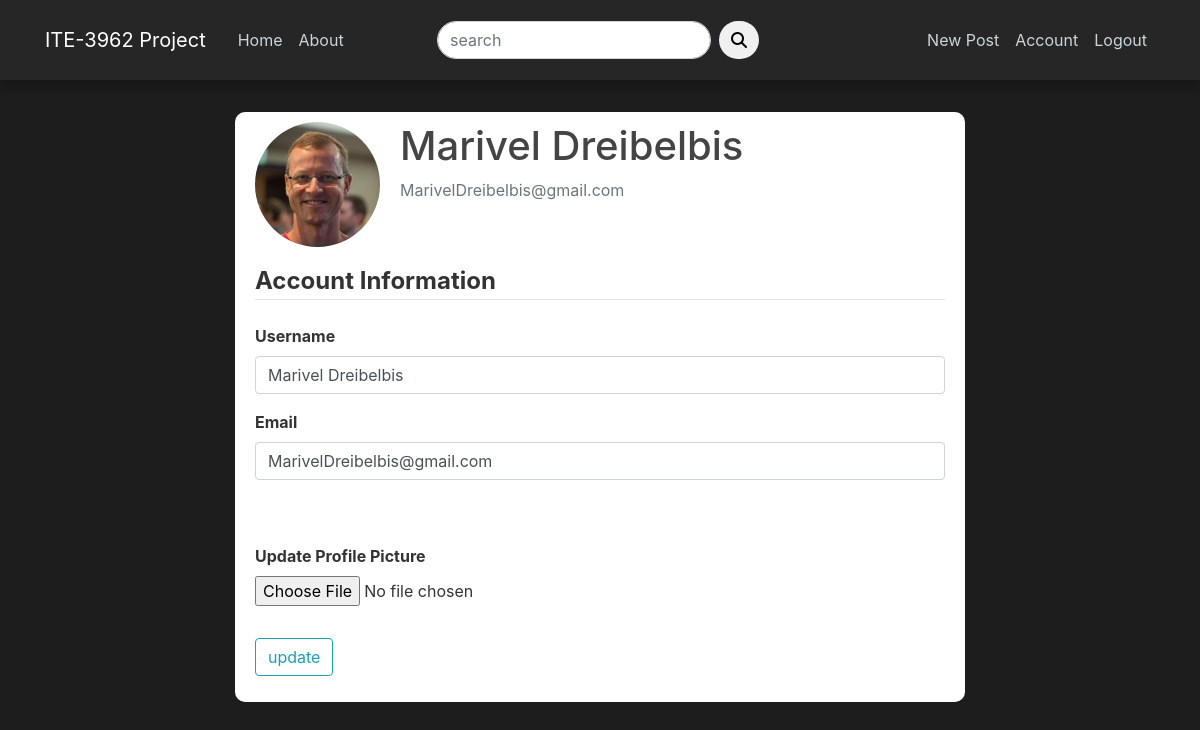
Before: /account (signed in) with the older database file.
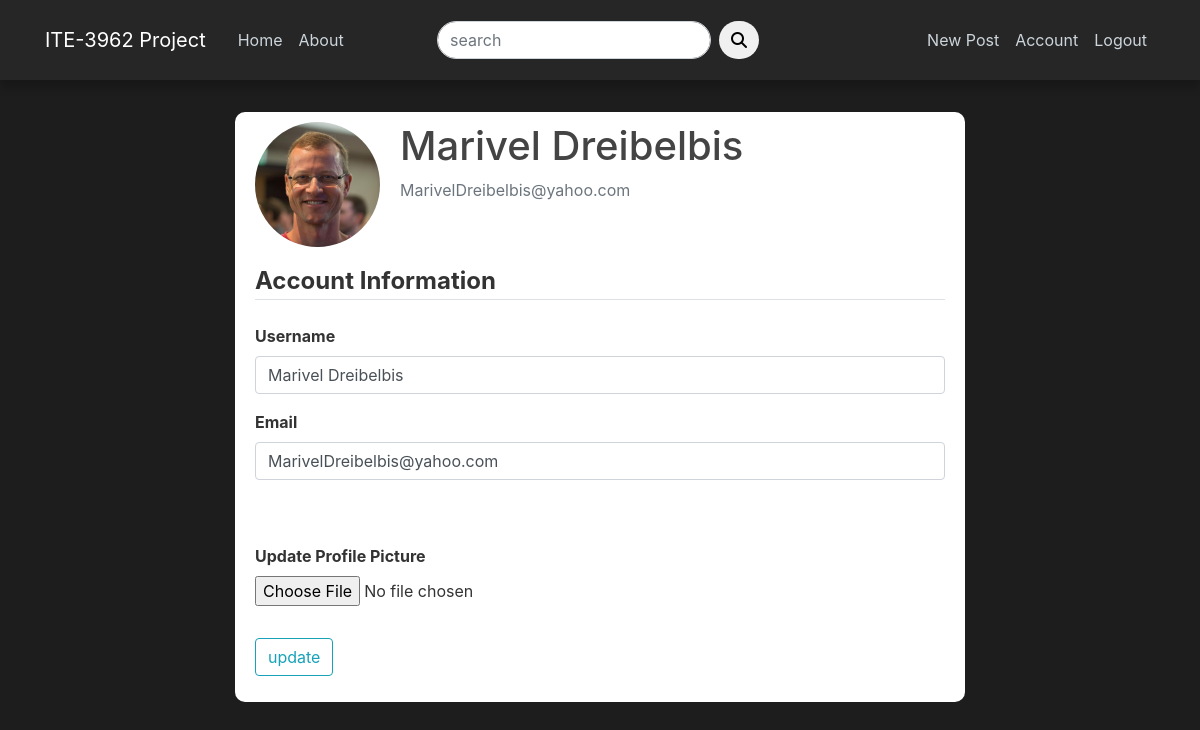
After: the same page with the newer database file.
### blog/models.py (models this page shows, shortened)
class User(db.Model, UserMixin):
    id = db.Column(db.Integer, primary_key=True)
    username = db.Column(db.String(20), unique=True, nullable=False)
    email = db.Column(db.String(120), unique=True, nullable=False)
    image_file = db.Column(db.String(20), nullable=False, default='default.jpg')
    password = db.Column(db.String(60), nullable=False)
    posts = db.relationship('Post', backref='author', lazy=True) #posts attribute sets the relationship with the Post table(1 to many)
    comments = db.relationship('Comment', backref='author', lazy=True)

### blog/users/routes.py (the view)
@users.route("/account", methods=['GET', 'POST'])
@login_required #to access the account, a user has to be logged in
def account():
    form = UpdateAccountForm()
    if form.validate_on_submit():
        if form.picture.data:
            picture_file = save_picture(form.picture.data)
            current_user.image_file = picture_file #change the picture name to the one defined in the save_picture function
        current_user.username = form.username.data
        current_user.email = form.email.data
        db.session.commit()
        flash('Your account information have been updated', 'success')
        return redirect(url_for('users.account'))
    elif request.method == 'GET': #current user info should be displayed on the account page
        form.username.data = current_user.username
        form.email.data = current_user.email
    image_file = url_for('static', filename = 'profile_pics/' + current_user.image_file)
    return render_template('account.html', title='Account', image_file = image_file, form = form)

### blog/users/forms.py (shortened to what this page needs)
class UpdateAccountForm(FlaskForm):
    username = StringField('Username', validators=[DataRequired(), Length(min=2, max=20)])
    email = StringField('Email', validators=[DataRequired(), Email()])
    picture = FileField('Update Profile Picture', validators=[FileAllowed(['jpg', 'png', 'jpeg'])])
    submit = SubmitField('update')

class SearchForm(FlaskForm):
    searched = StringField('search', validators=[DataRequired()])
    submit = SubmitField('Submit')

### blog/models.py (called while the page is built)
@login_manager.user_loader
def load_user(user_id):
    return User.query.get(int(user_id))

### blog/users/routes.py (called while the page is built)
@app.context_processor
def home():
    form = SearchForm()
    return dict(form=form)

### blog/templates/account.html (shortened to what this page needs)
{% extends "layout.html" %}
{% block content %}
    <div class="content-section">
        <div class="media">
        <img class="rounded-circle account-img" src="{{ image_file }}">
        <div class="media-body">
            <h2 class="account-heading">{{ current_user.username }}</h2>
            <p class="text-secondary">{{ current_user.email }}</p>
        </div>
        </div>
            <form action="" method="POST" enctype="multipart/form-data">
                <fieldset class="form-group">
                     <legend class="border-bottom mb-4 font-weight-bold">Account Information</legend>
                     <div class="form-group">
                        {{ form.username.label(class="form-control-label font-weight-bold") }}
                        {% if form.username.errors %}
                            {{ form.username(class="form-control form-control-lg is-invalid") }}
                            <div class="invalid-feedback">
                                {% for error in form.username.errors %}
                                    <span>{{ error }}</span>
                                {% endfor %}
                            </div>
                        {% else %}
                            {{ form.username(class="form-control form-control-md") }}
                        {% endif %}
                     </div>
                     <div class="form-group">
                        {{ form.email.label(class="form-control-label font-weight-bold") }}
                        {% if form.email.errors %}
                            {{ form.email(class="form-control form-control-lg is-invalid") }}
                            <div class="invalid-feedback">
                                {% for error in form.email.errors %}
                                    <span>{{ error }}</span>
                                {% endfor %}
                            </div>
                        {% else %}
                            {{ form.email(class="form-control form-control-md") }}
                        {% endif %}
                     </div>
                     <br>
                     <br>
                     <div class="form-group">
                        {{ form.picture.label(class="font-weight-bold") }}
                        {{ form.picture(class = "form-control-file") }}
                     </div>
                </fieldset>
                <div class="form-group">
                    {{ form.submit(class="btn btn-outline-info")}}
                </div>
            </form>
    </div>
{% endblock content %}

### blog/templates/layout.html (shortened to what this page needs)
<!DOCTYPE html>
<html lang="en">
<head>
     <link rel="stylesheet" href="https://cdn.jsdelivr.net/npm/bootstrap@4.3.1/dist/css/bootstrap.min.css">
     <link rel="stylesheet" type="text/css" href="{{ url_for('static', filename='main.css') }}">
     <link rel="stylesheet" href="https://cdnjs.cloudflare.com/ajax/libs/font-awesome/6.2.0/css/all.min.css" />
</head>
<body>
    <header class="site-header">
        <nav class="navbar navbar-expand-md navbar-dark bg-steel fixed-top">
          <div class="container">
            <a class="navbar-brand mr-4" href="/home">ITE-3962 Project</a>
            <div class="collapse navbar-collapse" id="navbarToggle">
              <div class="navbar-nav mr-auto">
                <a class="nav-item nav-link" href="{{url_for('main.home')}}">Home</a>
                <a class="nav-item nav-link" href="{{url_for('main.about')}}">About</a>
              </div>
              <form action="{{ url_for('users.search') }}" method="POST">
                <div class="input-group">
                  <div class="form-outline">
                    <input type="search" name="searched" id="form1" class="form-control" placeholder="search" />
                  </div>
                  <button type="submit" class="btn btn-primary btn-search">
                    <i class="fas fa-search"></i>
                  </button>
                </div>
              </form>
              <div class="navbar-nav">
                {% if current_user.is_authenticated %}
                  <a class="nav-item nav-link" href="{{url_for('posts.new_post')}}">New Post</a>
                  <a class="nav-item nav-link" href="{{url_for('users.account')}}">Account</a>
                  <a class="nav-item nav-link" href="{{url_for('users.logout')}}">Logout</a>
                {% else %}
                  <a class="nav-item nav-link" href="{{url_for('users.login')}}">Login</a>
                  <a class="nav-item nav-link" href="{{url_for('users.register')}}">Register</a>
                {% endif %}
              </div>
            </div>
          </div>
        </nav>
      </header>
      <main role="main" class="container">
        <div class="row">
          <div class="col-md-8 mx-auto">
            {% block content %}{% endblock %}
          </div>
          </div>
      </main>
</body>
</html>

### blog/static/main.css (style rules this page uses)
body { background: #1d1d1d; color: #333333; margin-top: 7rem; }
h1, h2, h3, h4, h5, h6 { color: #444444; }
.bg-steel { background-color: #272626; }
.navbar { height: 5rem; box-shadow: 0 8px 8px 0 rgba(0,0,0,.2); }
.site-header .navbar-nav .nav-link { color: #cbd5db; width: max-content; }
.site-header form { margin-left: 5rem; margin-right: 10rem; }
.site-header .input-group .form-outline .form-control { border-radius: 5rem; }
.site-header .input-group button { margin-left: 0.5rem; background-color: #f0f0f0; border: none; color: #000000; border-radius: 5rem; }
.content-section { background: #ffffff; padding: 10px 20px; border-radius: 10px; margin-bottom: 20px; }
.account-img { height: 125px; width: 125px; margin-right: 20px; margin-bottom: 16px; }
.account-heading { font-size: 2.5rem; }

Changed rows visible on the page:
changed User "Marivel Dreibelbis": email "MarivelDreibelbis@gmail.com" → "MarivelDreibelbis@yahoo.com"
